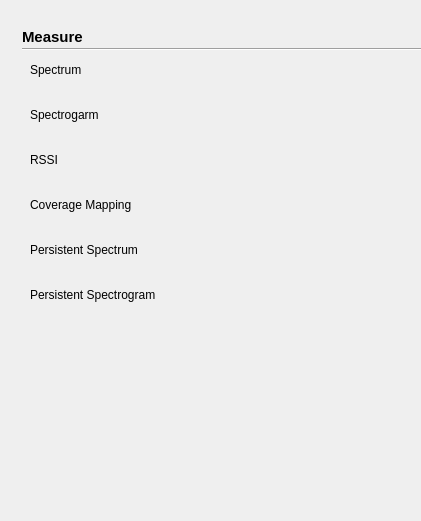
  <widget class="QWidget" name="intermeawid" native="true">
   <property name="geometry">
    <rect>
     <x>-10</x>
     <y>590</y>
     <width>421</width>
     <height>521</height>
    </rect>
   </property>
   <property name="styleSheet">
    <string notr="true">#plusmode[pltdismode=&quot;night&quot;] #intermeawid
{	
background-color: rgba(0, 0, 0,1);
}
#plusmode[pltdismode=&quot;indoor&quot;] #intermeawid
{	
background-color:rgba(255,255,255,1);
}

#plusmode[pltdismode=&quot;indoor&quot;] QPushButton:!checked
{
font: 11pt &quot;Arial&quot;;
font-weight:normal;
background-color: rgba(237, 212, 0,0);
color: rgb(105, 105, 105);
}
#plusmode[pltdismode=&quot;night&quot;] QPushButton:!checked
{
font: 11pt &quot;Arial&quot;;
font-weight:normal;
color: rgb(250,218,166);
background-color: rgb(24,23,20);
}
#plusmode[pltdismode=&quot;indoor&quot;] QPushButton:checked
{
font: 75 11pt &quot;Arial&quot;;
font-weight:bold;
background-color: rgb(255,181,0);
color: rgb(57, 57, 57);
}
#plusmode[pltdismode=&quot;night&quot;] QPushButton:checked
{
font: 75 11pt &quot;Arial&quot;;
font-weight:bold;
background-color: rgb(255, 156, 0);
color: rgb(0, 0, 0);
}

QPushButton{border-style:flat;text-align:left;}
QPushButton{padding-left:10px}</string>
   </property>
   <widget class="QPushButton" name="pushButton_43">
    <property name="geometry">
     <rect>
      <x>20</x>
      <y>55</y>
      <width>300</width>
      <height>30</height>
     </rect>
    </property>
    <property name="font">
     <font>
      <family>Arial</family>
     </font>
    </property>
    <property name="text">
     <string>Spectrum</string>
    </property>
    <property name="checkable">
     <bool>true</bool>
    </property>
    <property name="checked">
     <bool>true</bool>
    </property>
    <property name="autoExclusive">
     <bool>true</bool>
    </property>
   </widget>
   <widget class="QPushButton" name="pushButton_45">
    <property name="geometry">
     <rect>
      <x>20</x>
      <y>145</y>
      <width>300</width>
      <height>30</height>
     </rect>
    </property>
    <property name="font">
     <font>
      <family>Arial</family>
     </font>
    </property>
    <property name="text">
     <string>RSSI</string>
    </property>
    <property name="checkable">
     <bool>true</bool>
    </property>
    <property name="autoExclusive">
     <bool>true</bool>
    </property>
   </widget>
   <widget class="QPushButton" name="pushButton_46">
    <property name="geometry">
     <rect>
      <x>20</x>
      <y>190</y>
      <width>300</width>
      <height>30</height>
     </rect>
    </property>
    <property name="font">
     <font>
      <family>Arial</family>
     </font>
    </property>
    <property name="text">
     <string>Coverage Mapping</string>
    </property>
    <property name="checkable">
     <bool>true</bool>
    </property>
    <property name="autoExclusive">
     <bool>true</bool>
    </property>
   </widget>
   <widget class="QPushButton" name="pushButton_47">
    <property name="geometry">
     <rect>
      <x>20</x>
      <y>235</y>
      <width>300</width>
      <height>30</height>
     </rect>
    </property>
    <property name="font">
     <font>
      <family>Arial</family>
     </font>
    </property>
    <property name="text">
     <string>Persistent Spectrum</string>
    </property>
    <property name="checkable">
     <bool>true</bool>
    </property>
    <property name="autoExclusive">
     <bool>true</bool>
    </property>
   </widget>
   <widget class="QPushButton" name="pushButton_48">
    <property name="geometry">
     <rect>
      <x>20</x>
      <y>100</y>
      <width>300</width>
      <height>30</height>
     </rect>
    </property>
    <property name="font">
     <font>
      <family>Arial</family>
     </font>
    </property>
    <property name="text">
     <string>Spectrogarm</string>
    </property>
    <property name="checkable">
     <bool>true</bool>
    </property>
    <property name="autoExclusive">
     <bool>true</bool>
    </property>
   </widget>
   <widget class="QPushButton" name="pushButton_51">
    <property name="geometry">
     <rect>
      <x>20</x>
      <y>280</y>
      <width>300</width>
      <height>30</height>
     </rect>
    </property>
    <property name="font">
     <font>
      <family>Arial</family>
     </font>
    </property>
    <property name="text">
     <string>Persistent Spectrogram</string>
    </property>
    <property name="checkable">
     <bool>true</bool>
    </property>
    <property name="autoExclusive">
     <bool>true</bool>
    </property>
   </widget>
   <widget class="QLabel" name="label_6">
    <property name="geometry">
     <rect>
      <x>22</x>
      <y>28</y>
      <width>121</width>
      <height>17</height>
     </rect>
    </property>
    <property name="font">
     <font>
      <family>Arial</family>
      <pointsize>11</pointsize>
      <weight>75</weight>
      <bold>true</bold>
     </font>
    </property>
    <property name="styleSheet">
     <string notr="true">#plusmode[pltdismode=&quot;indoor&quot;] QLabel 
 {
color:rgba(9, 73, 108,1);
	background-color: white;
}
#plusmode[pltdismode=&quot;night&quot;] QLabel 
 {
color:rgba(7,97,116,1);
	background-color: black;
}
</string>
    </property>
    <property name="text">
     <string>Measure</string>
    </property>
   </widget>
   <widget class="Line" name="line_5">
    <property name="geometry">
     <rect>
      <x>22</x>
      <y>48</y>
      <width>400</width>
      <height>2</height>
     </rect>
    </property>
    <property name="styleSheet">
     <string notr="true">#plusmode[pltdismode=&quot;indoor&quot;] #line_5
 {
background-color:rgba(6,62,97,1);	
}
#plusmode[pltdismode=&quot;night&quot;] #line_5
 {
background-color:rgba(7,97,116,1);
}</string>
    </property>
    <property name="orientation">
     <enum>Qt::Horizontal</enum>
    </property>
   </widget>
  </widget>
